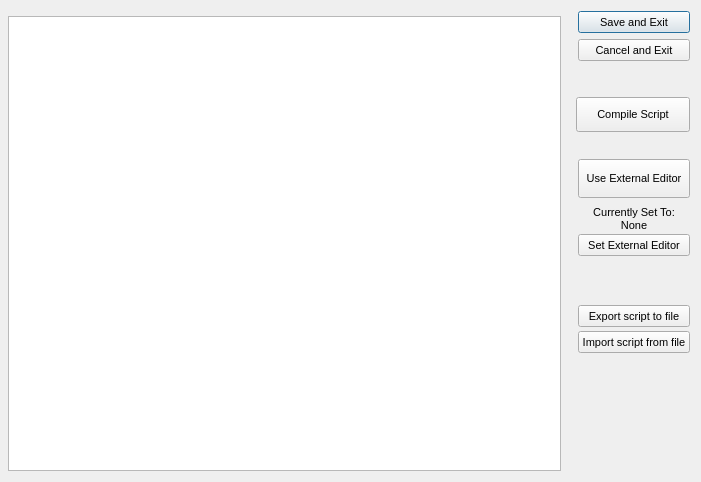
<?xml version="1.0"?>
<ui version="4.0">
  <class>ScriptEditorDialog</class>
  <widget class="QDialog" name="IDD_SCRIPTEDITOR">
    <property name="geometry">
      <rect>
        <x>0</x>
        <y>0</y>
        <width>701</width>
        <height>482</height>
      </rect>
    </property>
    <property name="windowTitle">
      <string>OSIRIS Editor</string>
    </property>
    <property name="font">
      <font>
        <family>Liberation Sans</family>
        <pointsize>8</pointsize>
        <bold>false</bold>
        <italic>false</italic>
      </font>
    </property>
    <property name="enabled">
      <bool>true</bool>
    </property>
    <property name="windowFlags">
      <set>Qt::WindowMinimizeButtonHint|Qt::Dialog|Qt::WindowCloseButtonHint</set>
    </property>
    <property name="minimumSize">
      <size>
        <width>701</width>
        <height>482</height>
      </size>
    </property>
    <property name="maximumSize">
      <size>
        <width>701</width>
        <height>482</height>
      </size>
    </property>
    <widget class="QPushButton" name="IDOK">
      <property name="geometry">
        <rect>
          <x>578</x>
          <y>11</y>
          <width>112</width>
          <height>22</height>
        </rect>
      </property>
      <property name="text">
        <string>Save and Exit</string>
      </property>
      <property name="visible">
        <bool>true</bool>
      </property>
      <property name="enabled">
        <bool>true</bool>
      </property>
      <property name="default">
        <bool>true</bool>
      </property>
      <property name="autoDefault">
        <bool>true</bool>
      </property>
    </widget>
    <widget class="QLabel" name="IDC_SCRMOD_BOX">
      <property name="geometry">
        <rect>
          <x>8</x>
          <y>16</y>
          <width>553</width>
          <height>455</height>
        </rect>
      </property>
      <property name="visible">
        <bool>true</bool>
      </property>
      <property name="enabled">
        <bool>true</bool>
      </property>
      <property name="alignment">
        <set>Qt::AlignHCenter</set>
      </property>
    </widget>
    <widget class="QTextEdit" name="IDC_SCRIPVIEW">
      <property name="geometry">
        <rect>
          <x>8</x>
          <y>16</y>
          <width>553</width>
          <height>455</height>
        </rect>
      </property>
      <property name="visible">
        <bool>true</bool>
      </property>
      <property name="enabled">
        <bool>true</bool>
      </property>
      <property name="tabChangesFocus">
        <bool>false</bool>
      </property>
    </widget>
    <widget class="QPushButton" name="IDCANCEL">
      <property name="geometry">
        <rect>
          <x>578</x>
          <y>39</y>
          <width>112</width>
          <height>22</height>
        </rect>
      </property>
      <property name="text">
        <string>Cancel and Exit</string>
      </property>
      <property name="visible">
        <bool>true</bool>
      </property>
      <property name="enabled">
        <bool>true</bool>
      </property>
      <property name="default">
        <bool>false</bool>
      </property>
      <property name="autoDefault">
        <bool>false</bool>
      </property>
    </widget>
    <widget class="QPushButton" name="IDC_SCRIPT_COMPILE">
      <property name="geometry">
        <rect>
          <x>576</x>
          <y>97</y>
          <width>114</width>
          <height>35</height>
        </rect>
      </property>
      <property name="text">
        <string>Compile Script</string>
      </property>
      <property name="visible">
        <bool>true</bool>
      </property>
      <property name="enabled">
        <bool>true</bool>
      </property>
      <property name="default">
        <bool>false</bool>
      </property>
      <property name="autoDefault">
        <bool>false</bool>
      </property>
    </widget>
    <widget class="QPushButton" name="IDC_USE_EXTERNAL">
      <property name="geometry">
        <rect>
          <x>578</x>
          <y>159</y>
          <width>112</width>
          <height>39</height>
        </rect>
      </property>
      <property name="text">
        <string>Use External Editor</string>
      </property>
      <property name="visible">
        <bool>true</bool>
      </property>
      <property name="enabled">
        <bool>true</bool>
      </property>
      <property name="default">
        <bool>false</bool>
      </property>
      <property name="autoDefault">
        <bool>false</bool>
      </property>
    </widget>
    <widget class="QLabel" name="IDC_STATIC">
      <property name="geometry">
        <rect>
          <x>578</x>
          <y>206</y>
          <width>112</width>
          <height>13</height>
        </rect>
      </property>
      <property name="text">
        <string>Currently Set To:</string>
      </property>
      <property name="visible">
        <bool>true</bool>
      </property>
      <property name="enabled">
        <bool>true</bool>
      </property>
      <property name="alignment">
        <set>Qt::AlignHCenter</set>
      </property>
    </widget>
    <widget class="QLabel" name="IDC_SCRIPTEXTERNAL">
      <property name="geometry">
        <rect>
          <x>578</x>
          <y>219</y>
          <width>112</width>
          <height>13</height>
        </rect>
      </property>
      <property name="text">
        <string>None</string>
      </property>
      <property name="visible">
        <bool>true</bool>
      </property>
      <property name="enabled">
        <bool>true</bool>
      </property>
      <property name="alignment">
        <set>Qt::AlignHCenter</set>
      </property>
    </widget>
    <widget class="QPushButton" name="IDC_SET_EXTERNAL_VIEWER">
      <property name="geometry">
        <rect>
          <x>578</x>
          <y>234</y>
          <width>112</width>
          <height>22</height>
        </rect>
      </property>
      <property name="text">
        <string>Set External Editor</string>
      </property>
      <property name="visible">
        <bool>true</bool>
      </property>
      <property name="enabled">
        <bool>true</bool>
      </property>
      <property name="default">
        <bool>false</bool>
      </property>
      <property name="autoDefault">
        <bool>false</bool>
      </property>
    </widget>
    <widget class="QPushButton" name="ID_SCRIPTEDITOR_EXPORT">
      <property name="geometry">
        <rect>
          <x>578</x>
          <y>305</y>
          <width>112</width>
          <height>22</height>
        </rect>
      </property>
      <property name="text">
        <string>Export script to file</string>
      </property>
      <property name="visible">
        <bool>true</bool>
      </property>
      <property name="enabled">
        <bool>true</bool>
      </property>
      <property name="default">
        <bool>false</bool>
      </property>
      <property name="autoDefault">
        <bool>false</bool>
      </property>
    </widget>
    <widget class="QPushButton" name="ID_SCRIPTEDITOR_IMPORT">
      <property name="geometry">
        <rect>
          <x>578</x>
          <y>331</y>
          <width>112</width>
          <height>22</height>
        </rect>
      </property>
      <property name="text">
        <string>Import script from file</string>
      </property>
      <property name="visible">
        <bool>true</bool>
      </property>
      <property name="enabled">
        <bool>true</bool>
      </property>
      <property name="default">
        <bool>false</bool>
      </property>
      <property name="autoDefault">
        <bool>false</bool>
      </property>
    </widget>
    <action name="IDD_ORPHANHUNTER">
      <property name="text">
        <string>Orphan Hunter</string>
      </property>
    </action>
    <action name="IDD_REORDER_PAGES">
      <property name="text">
        <string>Reorder Net Pages</string>
      </property>
    </action>
    <action name="IDD_SHOW_ALL_CHECKED_OUT">
      <property name="text">
        <string>Show All Pages Checked Out</string>
      </property>
    </action>
    <action name="IDM_IMPORT_BITMAP">
      <property name="text">
        <string>Bitmap/Animation Converter...</string>
      </property>
    </action>
    <action name="ID_APP_ABOUT">
      <property name="text">
        <string>&amp;About editor...</string>
      </property>
    </action>
    <action name="ID_APP_EXIT">
      <property name="text">
        <string>E&amp;xit</string>
      </property>
      <property name="shortcut">
        <string>Alt+X</string>
      </property>
    </action>
    <action name="ID_BRIEFING_EDITOR">
      <property name="text">
        <string>Briefing Editor...</string>
      </property>
    </action>
    <action name="ID_BUTTON_LIGHTING">
      <property name="text">
        <string>ID_BUTTON_LIGHTING</string>
      </property>
    </action>
    <action name="ID_BUTTON_OUTLINE">
      <property name="text">
        <string>ID_BUTTON_OUTLINE</string>
      </property>
    </action>
    <action name="ID_BUTTON_WINDOWSELECTION">
      <property name="text">
        <string>ID_BUTTON_WINDOWSELECTION</string>
      </property>
    </action>
    <action name="ID_D3HELP">
      <property name="text">
        <string>Help on D3 Editor</string>
      </property>
    </action>
    <action name="ID_EDITORS_AIPROPERTIES">
      <property name="text">
        <string>AI Properties...</string>
      </property>
    </action>
    <action name="ID_EDITORS_AMBIENTSOUNDS">
      <property name="text">
        <string>Ambient Sounds...</string>
      </property>
    </action>
    <action name="ID_EDITORS_DALLAS">
      <property name="text">
        <string>Dallas Graphical Script Editor...</string>
      </property>
    </action>
    <action name="ID_EDITORS_FILES">
      <property name="text">
        <string>Files...</string>
      </property>
    </action>
    <action name="ID_EDITORS_MEGACELLS">
      <property name="text">
        <string>Megacells...</string>
      </property>
    </action>
    <action name="ID_EDIT_ADDSELECT">
      <property name="text">
        <string>Add Current Room to Selected List</string>
      </property>
    </action>
    <action name="ID_EDIT_ATTACH">
      <property name="text">
        <string>&amp;Attach</string>
      </property>
    </action>
    <action name="ID_EDIT_CLEARSELECTED">
      <property name="text">
        <string>Clear Selected List</string>
      </property>
    </action>
    <action name="ID_EDIT_COPY">
      <property name="text">
        <string>&amp;Copy</string>
      </property>
      <property name="shortcut">
        <string>Ctrl+Ins</string>
      </property>
    </action>
    <action name="ID_EDIT_CUT">
      <property name="text">
        <string>Cu&amp;t</string>
      </property>
      <property name="shortcut">
        <string>Shift+Del</string>
      </property>
    </action>
    <action name="ID_EDIT_DELETE">
      <property name="text">
        <string>&amp;Delete</string>
      </property>
    </action>
    <action name="ID_EDIT_LOADSCRAP">
      <property name="text">
        <string>Load Scrap from Disk</string>
      </property>
    </action>
    <action name="ID_EDIT_PASTE">
      <property name="text">
        <string>&amp;Paste</string>
      </property>
      <property name="shortcut">
        <string>Shift+Ins</string>
      </property>
    </action>
    <action name="ID_EDIT_PLACE">
      <property name="text">
        <string>&amp;Place in Mine</string>
      </property>
    </action>
    <action name="ID_EDIT_PLACE_TERRAIN">
      <property name="text">
        <string>&amp;Place on Terrain</string>
      </property>
    </action>
    <action name="ID_EDIT_REMOVESELECT">
      <property name="text">
        <string>Remove Current Room from Selected List</string>
      </property>
    </action>
    <action name="ID_EDIT_SAVESCRAP">
      <property name="text">
        <string>Save Scrap to Disk</string>
      </property>
    </action>
    <action name="ID_EDIT_SELECTATTACHED">
      <property name="text">
        <string>Select All Rooms Attached to Current Room</string>
      </property>
    </action>
    <action name="ID_EDIT_UNDO">
      <property name="text">
        <string>&amp;Undo</string>
      </property>
      <property name="shortcut">
        <string>Alt+Backspace</string>
      </property>
    </action>
    <action name="ID_FILE_AUTOSAVE">
      <property name="text">
        <string>Autosave</string>
      </property>
      <property name="checkable">
        <bool>true</bool>
      </property>
    </action>
    <action name="ID_FILE_CHECKMINE">
      <property name="text">
        <string>&amp;Check Mine</string>
      </property>
    </action>
    <action name="ID_FILE_FIXCRACKS">
      <property name="text">
        <string>Fix Level Cracks</string>
      </property>
    </action>
    <action name="ID_FILE_FIXDEGENERATEFACES">
      <property name="text">
        <string>Fix/Remove Degenerate Faces</string>
      </property>
    </action>
    <action name="ID_FILE_IMPORT_ROOM">
      <property name="text">
        <string>Import 3DSMax Room</string>
      </property>
    </action>
    <action name="ID_FILE_INFORMATION">
      <property name="text">
        <string>&amp;Information</string>
      </property>
      <property name="shortcut">
        <string>Alt+I</string>
      </property>
    </action>
    <action name="ID_FILE_LEAVE_EDITOR">
      <property name="text">
        <string>Go to main menu...</string>
      </property>
    </action>
    <action name="ID_FILE_LEVELPROPS">
      <property name="text">
        <string>Set Selected Room(s) Properties</string>
      </property>
    </action>
    <action name="ID_FILE_LEVEL_INFO">
      <property name="text">
        <string>Edit Level Info...</string>
      </property>
    </action>
    <action name="ID_FILE_MRU_FILE1">
      <property name="text">
        <string>Recent File</string>
      </property>
      <property name="enabled">
        <bool>false</bool>
      </property>
    </action>
    <action name="ID_FILE_NEW">
      <property name="text">
        <string>&amp;New</string>
      </property>
      <property name="shortcut">
        <string>Ctrl+N</string>
      </property>
    </action>
    <action name="ID_FILE_OPEN">
      <property name="text">
        <string>&amp;Open...</string>
      </property>
      <property name="shortcut">
        <string>Ctrl+O</string>
      </property>
    </action>
    <action name="ID_FILE_PLAY640X480">
      <property name="text">
        <string>&amp;Play in 640 x 480</string>
      </property>
      <property name="shortcut">
        <string>Alt+P</string>
      </property>
    </action>
    <action name="ID_FILE_PREFERENCES">
      <property name="text">
        <string>Preferences</string>
      </property>
    </action>
    <action name="ID_FILE_PRINT">
      <property name="text">
        <string>&amp;Print...</string>
      </property>
      <property name="shortcut">
        <string>Ctrl+P</string>
      </property>
    </action>
    <action name="ID_FILE_PRINT_PREVIEW">
      <property name="text">
        <string>Print Pre&amp;view</string>
      </property>
    </action>
    <action name="ID_FILE_PRINT_SETUP">
      <property name="text">
        <string>P&amp;rint Setup...</string>
      </property>
    </action>
    <action name="ID_FILE_REMOVEDUPLICATEFACESFROMCURRENTROOM">
      <property name="text">
        <string>Remove Duplicate Faces from Current Room</string>
      </property>
    </action>
    <action name="ID_FILE_REMOVEEXTRAPOINTS">
      <property name="text">
        <string>Remove Extra Points</string>
      </property>
    </action>
    <action name="ID_FILE_RESTOREGAMESTATE">
      <property name="text">
        <string>Restore Gamestate</string>
      </property>
    </action>
    <action name="ID_FILE_SAVE">
      <property name="text">
        <string>&amp;Save</string>
      </property>
      <property name="shortcut">
        <string>Ctrl+S</string>
      </property>
    </action>
    <action name="ID_FILE_SAVEGOALTEXT">
      <property name="text">
        <string>Save Goal Text to File</string>
      </property>
    </action>
    <action name="ID_FILE_SAVE_AS">
      <property name="text">
        <string>Save &amp;As...</string>
      </property>
    </action>
    <action name="ID_FILE_SAVE_COPY_AS">
      <property name="text">
        <string>Save Copy &amp;As...</string>
      </property>
    </action>
    <action name="ID_FILE_STATS">
      <property name="text">
        <string>Show Level Stats</string>
      </property>
    </action>
    <action name="ID_FILE_UPDATE">
      <property name="text">
        <string>&amp;Update</string>
      </property>
      <property name="shortcut">
        <string>Ctrl+S</string>
      </property>
    </action>
    <action name="ID_FILE_VERIFY_LEVEL">
      <property name="text">
        <string>Verify Level</string>
      </property>
    </action>
    <action name="ID_HOTSPOT_TGA">
      <property name="text">
        <string>HotSpot TGA Extractor...</string>
      </property>
    </action>
    <action name="ID_MINE_VIEW">
      <property name="text">
        <string>Mine View</string>
      </property>
      <property name="shortcut">
        <string>F2</string>
      </property>
    </action>
    <action name="ID_OBJBUTTON">
      <property name="text">
        <string>ID_OBJBUTTON</string>
      </property>
    </action>
    <action name="ID_OBJECT_DELETEOBJECT">
      <property name="text">
        <string>Delete Object</string>
      </property>
      <property name="shortcut">
        <string>Del</string>
      </property>
    </action>
    <action name="ID_OBJECT_MOVEPLAYER">
      <property name="text">
        <string>Move Player 0 to Viewer</string>
      </property>
    </action>
    <action name="ID_OBJECT_PLACECAMERAATCURRENTFACE">
      <property name="text">
        <string>Create New Camera at Current Face</string>
      </property>
    </action>
    <action name="ID_OBJECT_PLACECAMERAATVIEWER">
      <property name="text">
        <string>Create New Camera at Viewer</string>
      </property>
    </action>
    <action name="ID_OBJECT_PLACEOBJECT">
      <property name="text">
        <string>Place Object</string>
      </property>
      <property name="shortcut">
        <string>Ins</string>
      </property>
    </action>
    <action name="ID_OBJECT_PLACESOUNDSOURCEATVIEWER">
      <property name="text">
        <string>Create SoundSource at Viewer</string>
      </property>
    </action>
    <action name="ID_OBJECT_PLACEWAYPOINTATVIEWER">
      <property name="text">
        <string>Place Waypoint at Viewer</string>
      </property>
    </action>
    <action name="ID_OBJECT_SELECTBYNUMBER">
      <property name="text">
        <string>Select Object By Number</string>
      </property>
    </action>
    <action name="ID_OBJECT_SETCAMERAFROMVIEWER">
      <property name="text">
        <string>Move Camera to Viewer</string>
      </property>
    </action>
    <action name="ID_OBJECT_SETVIEWERFROMCAMERA">
      <property name="text">
        <string>Move Viewer to Camera</string>
      </property>
    </action>
    <action name="ID_OSIRISCOMPILE">
      <property name="text">
        <string>ID_OSIRISCOMPILE</string>
      </property>
    </action>
    <action name="ID_REINIT_OPENGL">
      <property name="text">
        <string>ID_REINIT_OPENGL</string>
      </property>
    </action>
    <action name="ID_ROOM_ADD">
      <property name="text">
        <string>&amp;Add Room at Current Face</string>
      </property>
      <property name="shortcut">
        <string>Shift+A</string>
      </property>
    </action>
    <action name="ID_ROOM_ADDVERTTONEWFACE">
      <property name="text">
        <string>Add Vert to New Face</string>
      </property>
      <property name="shortcut">
        <string>Shift+V</string>
      </property>
    </action>
    <action name="ID_ROOM_ATTACHROOM">
      <property name="text">
        <string>Attach Room</string>
      </property>
    </action>
    <action name="ID_ROOM_BUILDBRIDGE">
      <property name="text">
        <string>&amp;Build Bridge</string>
      </property>
    </action>
    <action name="ID_ROOM_BUILDSMOOTHBRIDGE">
      <property name="text">
        <string>Build Smooth Bridge</string>
      </property>
      <property name="shortcut">
        <string>Ctrl+B</string>
      </property>
    </action>
    <action name="ID_ROOM_CLEARCENTERPOINT">
      <property name="text">
        <string>Clear Center Point</string>
      </property>
    </action>
    <action name="ID_ROOM_COMBINE">
      <property name="text">
        <string>Combine Rooms</string>
      </property>
    </action>
    <action name="ID_ROOM_DELETE">
      <property name="text">
        <string>Delete Current Room</string>
      </property>
    </action>
    <action name="ID_ROOM_DELETECONNECTEDFACES">
      <property name="text">
        <string>Delete Connected Faces</string>
      </property>
    </action>
    <action name="ID_ROOM_DELETEFACE">
      <property name="text">
        <string>Delete Current Face</string>
      </property>
    </action>
    <action name="ID_ROOM_DELETEPORTAL">
      <property name="text">
        <string>Delete Current Portal</string>
      </property>
    </action>
    <action name="ID_ROOM_DELETEVERT">
      <property name="text">
        <string>Delete Current Vert From Face</string>
      </property>
    </action>
    <action name="ID_ROOM_DROPROOM">
      <property name="text">
        <string>Drop Room</string>
      </property>
    </action>
    <action name="ID_ROOM_FACE_ADDVERTTOEDGE">
      <property name="text">
        <string>Add Vert To Edge</string>
      </property>
    </action>
    <action name="ID_ROOM_FACE_DELETEVERTONEDGE">
      <property name="text">
        <string>Delete Vert on Edge</string>
      </property>
    </action>
    <action name="ID_ROOM_FACE_MOVEVERTONEDGE">
      <property name="text">
        <string>Move Vert on Edge</string>
      </property>
    </action>
    <action name="ID_ROOM_FACE_SPLITFACE">
      <property name="text">
        <string>Split Face</string>
      </property>
    </action>
    <action name="ID_ROOM_FINISHNEWFACE">
      <property name="text">
        <string>Add Last Point to New Face (Finish Face)</string>
      </property>
    </action>
    <action name="ID_ROOM_GRABTEXTURE">
      <property name="text">
        <string>Grab Texture</string>
      </property>
      <property name="shortcut">
        <string>G</string>
      </property>
    </action>
    <action name="ID_ROOM_JOINROOMS">
      <property name="text">
        <string>Join Rooms</string>
      </property>
    </action>
    <action name="ID_ROOM_JOINROOMSEXACT">
      <property name="text">
        <string>Join Rooms Exact</string>
      </property>
    </action>
    <action name="ID_ROOM_JOIN_ADJACENT_FACES">
      <property name="text">
        <string>Join Adjacent Faces</string>
      </property>
    </action>
    <action name="ID_ROOM_LINKTONEWEXTERNAL">
      <property name="text">
        <string>Link Room to New External Room</string>
      </property>
    </action>
    <action name="ID_ROOM_MARK">
      <property name="text">
        <string>&amp;Mark Room/Face</string>
      </property>
      <property name="shortcut">
        <string>Ctrl+M</string>
      </property>
    </action>
    <action name="ID_ROOM_MERGEOBJECTINTOROOM">
      <property name="text">
        <string>Merge Object into Room</string>
      </property>
    </action>
    <action name="ID_ROOM_NEXTFACE">
      <property name="text">
        <string>Next Face</string>
      </property>
      <property name="shortcut">
        <string>F</string>
      </property>
    </action>
    <action name="ID_ROOM_PLACEROOM">
      <property name="text">
        <string>Place Room at Current Room</string>
      </property>
    </action>
    <action name="ID_ROOM_PLACETERRAINROOM">
      <property name="text">
        <string>Place Room at Current Terrain Cell</string>
      </property>
    </action>
    <action name="ID_ROOM_PREVIOUSFACE">
      <property name="text">
        <string>Previous Face</string>
      </property>
      <property name="shortcut">
        <string>Shift+F</string>
      </property>
    </action>
    <action name="ID_ROOM_PROPAGATETOADJACENTCOPLANARFACES">
      <property name="text">
        <string>Propagate to Adjacent Coplanar Faces</string>
      </property>
      <property name="shortcut">
        <string>Ctrl+F</string>
      </property>
    </action>
    <action name="ID_ROOM_PROPAGATETOALL">
      <property name="text">
        <string>Propagate to All Faces in Room</string>
      </property>
      <property name="shortcut">
        <string>Shift+R</string>
      </property>
    </action>
    <action name="ID_ROOM_RENAMEROOM">
      <property name="text">
        <string>Rename Room</string>
      </property>
      <property name="shortcut">
        <string>Ctrl+R</string>
      </property>
    </action>
    <action name="ID_ROOM_ROTATEPLACEDROOM45DEGREES">
      <property name="text">
        <string>Rotate Placed Room 45 Degrees</string>
      </property>
    </action>
    <action name="ID_ROOM_SAVECURRENTROOM">
      <property name="text">
        <string>Save Current Room</string>
      </property>
    </action>
    <action name="ID_ROOM_SELECTBYNUMBER">
      <property name="text">
        <string>Select Room by Number</string>
      </property>
    </action>
    <action name="ID_ROOM_SELECTFACEBYNUMBER">
      <property name="text">
        <string>Select Face by Number</string>
      </property>
    </action>
    <action name="ID_ROOM_SETCENTERFROMVIEWER">
      <property name="text">
        <string>Set Room Center from Viewer</string>
      </property>
    </action>
    <action name="ID_ROOM_SNAPPLACEDROOM">
      <property name="text">
        <string>Snap Placed Room</string>
      </property>
    </action>
    <action name="ID_ROOM_SNAPPOINTTOEDGE">
      <property name="text">
        <string>Snap Point to Edge</string>
      </property>
    </action>
    <action name="ID_ROOM_SNAPPOINTTOFACE">
      <property name="text">
        <string>Snap Point to Face</string>
      </property>
    </action>
    <action name="ID_ROOM_SNAPPOINTTOPOINT">
      <property name="text">
        <string>Snap Point to Point</string>
      </property>
    </action>
    <action name="ID_ROOM_SPLITFACE">
      <property name="text">
        <string>Triangulate face</string>
      </property>
    </action>
    <action name="ID_ROOM_STARTNEWFACE">
      <property name="text">
        <string>Add First Point to New Face (Start Face)</string>
      </property>
    </action>
    <action name="ID_ROOM_SWAPMAKEDANDCURRENTROOMFACE">
      <property name="text">
        <string>Swap Marked and Current Room/Face</string>
      </property>
    </action>
    <action name="ID_ROOM_UNDOSNAP">
      <property name="text">
        <string>Undo Snap</string>
      </property>
    </action>
    <action name="ID_ROOM_UNPLACEROOM">
      <property name="text">
        <string>Un-place Room/Group/Door</string>
      </property>
    </action>
    <action name="ID_ROOM_VIEW">
      <property name="text">
        <string>Room View</string>
      </property>
      <property name="shortcut">
        <string>F4</string>
      </property>
    </action>
    <action name="ID_SCRIPT_LEVEL_INTERFACE">
      <property name="text">
        <string>Levels and Scripts...</string>
      </property>
    </action>
    <action name="ID_SUBEDITORS_FONT">
      <property name="text">
        <string>Font Editor...</string>
      </property>
    </action>
    <action name="ID_SUBEDITORS_HOGMAKER">
      <property name="text">
        <string>Hog Maker...</string>
      </property>
    </action>
    <action name="ID_SUBEDITORS_TABLEFILEEDIT">
      <property name="text">
        <string>Table File Text Editor...</string>
      </property>
    </action>
    <action name="ID_SUBEDITORS_TABLEFILEFILTER">
      <property name="text">
        <string>Table File Filter...</string>
      </property>
    </action>
    <action name="ID_TABLEEDIT_FILE_EXIT">
      <property name="text">
        <string>&amp;Exit</string>
      </property>
    </action>
    <action name="ID_TABLEEDIT_FILE_LOAD">
      <property name="text">
        <string>&amp;Load...</string>
      </property>
    </action>
    <action name="ID_TABLEEDIT_FILE_SAVE">
      <property name="text">
        <string>&amp;Save</string>
      </property>
    </action>
    <action name="ID_TABLEEDIT_FILE_SAVE_AS">
      <property name="text">
        <string>S&amp;ave as...</string>
      </property>
    </action>
    <action name="ID_TABLEFILTER_FILE_EXIT">
      <property name="text">
        <string>Exit</string>
      </property>
    </action>
    <action name="ID_TABLEFILTER_FILE_LOAD">
      <property name="text">
        <string>Load...</string>
      </property>
    </action>
    <action name="ID_TABLEFILTER_FILE_NEW">
      <property name="text">
        <string>New</string>
      </property>
    </action>
    <action name="ID_TABLEFILTER_FILE_SAVE">
      <property name="text">
        <string>Save</string>
      </property>
    </action>
    <action name="ID_TABLEFILTER_FILE_SAVEAS">
      <property name="text">
        <string>Save as...</string>
      </property>
    </action>
    <action name="ID_TERRAIN_VIEW">
      <property name="text">
        <string>Terrain View</string>
      </property>
      <property name="shortcut">
        <string>F3</string>
      </property>
    </action>
    <action name="ID_TEST_TEST1">
      <property name="text">
        <string>Test function 1</string>
      </property>
    </action>
    <action name="ID_TEST_TEST2">
      <property name="text">
        <string>Test function 2</string>
      </property>
    </action>
    <action name="ID_TEST_TEST3">
      <property name="text">
        <string>Test function 3</string>
      </property>
    </action>
    <action name="ID_TOOLS_WORLD_OBJECTS_BUILDINGS">
      <property name="text">
        <string>Buildings...</string>
      </property>
    </action>
    <action name="ID_TOOLS_WORLD_OBJECTS_CLUTTER">
      <property name="text">
        <string>Clutter...</string>
      </property>
    </action>
    <action name="ID_TOOLS_WORLD_OBJECTS_DOOR">
      <property name="text">
        <string>Doors...</string>
      </property>
    </action>
    <action name="ID_TOOLS_WORLD_OBJECTS_LIGHTS">
      <property name="text">
        <string>Lights...</string>
      </property>
    </action>
    <action name="ID_TOOLS_WORLD_OBJECTS_PLAYER">
      <property name="text">
        <string>Player Ships...</string>
      </property>
    </action>
    <action name="ID_TOOLS_WORLD_OBJECTS_POWERUPS">
      <property name="text">
        <string>Powerups...</string>
      </property>
    </action>
    <action name="ID_TOOLS_WORLD_OBJECTS_ROBOTS">
      <property name="text">
        <string>Robots...</string>
      </property>
    </action>
    <action name="ID_TOOLS_WORLD_OBJECTS_SOUND">
      <property name="text">
        <string>Sounds...</string>
      </property>
    </action>
    <action name="ID_TOOLS_WORLD_TEXTURES">
      <property name="text">
        <string>Textures...</string>
      </property>
    </action>
    <action name="ID_TOOLS_WORLD_WEAPONS">
      <property name="text">
        <string>Weapons...</string>
      </property>
    </action>
    <action name="ID_VIEW_CENTERONCUBE">
      <property name="text">
        <string>Center on Current &amp;Room</string>
      </property>
      <property name="shortcut">
        <string>Home</string>
      </property>
    </action>
    <action name="ID_VIEW_CENTERONMINE">
      <property name="text">
        <string>Center on &amp;Mine Origin</string>
      </property>
    </action>
    <action name="ID_VIEW_CENTERONOBJECT">
      <property name="text">
        <string>Center on Current &amp;Object</string>
      </property>
    </action>
    <action name="ID_VIEW_DELETEVIEWER">
      <property name="text">
        <string>Delete Viewer</string>
      </property>
    </action>
    <action name="ID_VIEW_FLIP">
      <property name="text">
        <string>Flip Viewer</string>
      </property>
      <property name="shortcut">
        <string>/</string>
      </property>
    </action>
    <action name="ID_VIEW_KEYPAD_TOGGLE">
      <property name="text">
        <string>Keypad</string>
      </property>
      <property name="shortcut">
        <string>F10</string>
      </property>
    </action>
    <action name="ID_VIEW_MOVECAMERATOCURRENTOBJECT">
      <property name="text">
        <string>Move camera to Current Object</string>
      </property>
    </action>
    <action name="ID_VIEW_MOVECAMERATOSELECTEDFACE">
      <property name="text">
        <string>Move camera to &amp;Current Face</string>
      </property>
      <property name="shortcut">
        <string>Shift+C</string>
      </property>
    </action>
    <action name="ID_VIEW_MOVECAMERATOSELECTEDROOM">
      <property name="text">
        <string>Move camera to &amp;Current Room</string>
      </property>
      <property name="shortcut">
        <string>C</string>
      </property>
    </action>
    <action name="ID_VIEW_NEWVIEWER">
      <property name="text">
        <string>New Viewer</string>
      </property>
    </action>
    <action name="ID_VIEW_NEXTVIEWER">
      <property name="text">
        <string>Next Viewer</string>
      </property>
    </action>
    <action name="ID_VIEW_RESETVIEWRADIUS">
      <property name="text">
        <string>Reset View Radius</string>
      </property>
    </action>
    <action name="ID_VIEW_SHOWOBJECTSINWIREFRAMEVIEW">
      <property name="text">
        <string>Show objects in Wireframe view</string>
      </property>
    </action>
    <action name="ID_VIEW_SHOWVIEWERFORWARDVECTOR">
      <property name="text">
        <string>Show Viewer Forward Vector</string>
      </property>
    </action>
    <action name="ID_VIEW_STATUS_BAR">
      <property name="text">
        <string>&amp;Status Bar</string>
      </property>
    </action>
    <action name="ID_VIEW_TEXTUREMINE">
      <property name="text">
        <string>Te&amp;xtured view</string>
      </property>
    </action>
    <action name="ID_VIEW_TOOLBAR">
      <property name="text">
        <string>&amp;Toolbar</string>
      </property>
    </action>
    <action name="ID_VIEW_VIEWPROP">
      <property name="text">
        <string>Display Viewer Properties</string>
      </property>
    </action>
    <action name="ID_VIEW_WIREFRAMEMINE">
      <property name="text">
        <string>&amp;Wireframe view</string>
      </property>
    </action>
    <action name="ID_WINDOW_CASCADE">
      <property name="text">
        <string>&amp;Cascade</string>
      </property>
    </action>
    <action name="ID_WINDOW_TILE">
      <property name="text">
        <string>&amp;Tile</string>
      </property>
    </action>
    <action name="ID_ZBUTTON">
      <property name="text">
        <string>ID_ZBUTTON</string>
      </property>
    </action>
  </widget>
</ui>
